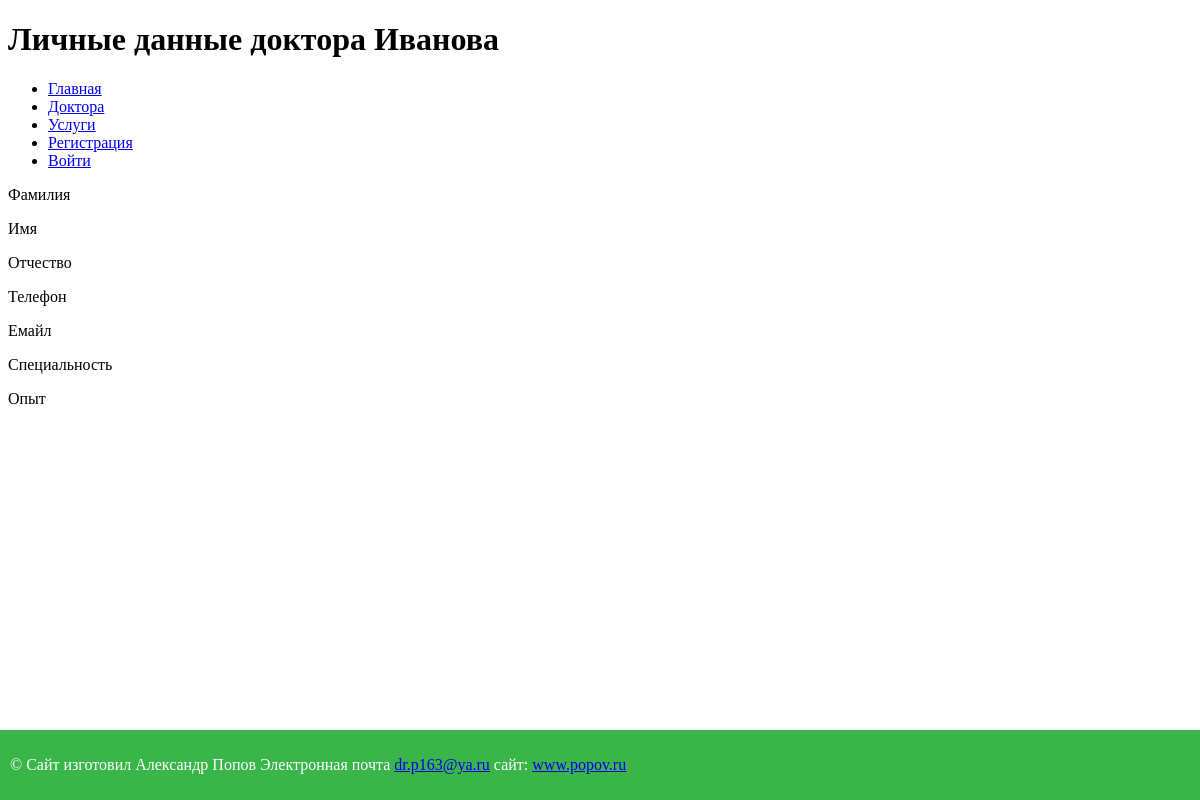
The page /doctors/5 on the database as committed earlier.
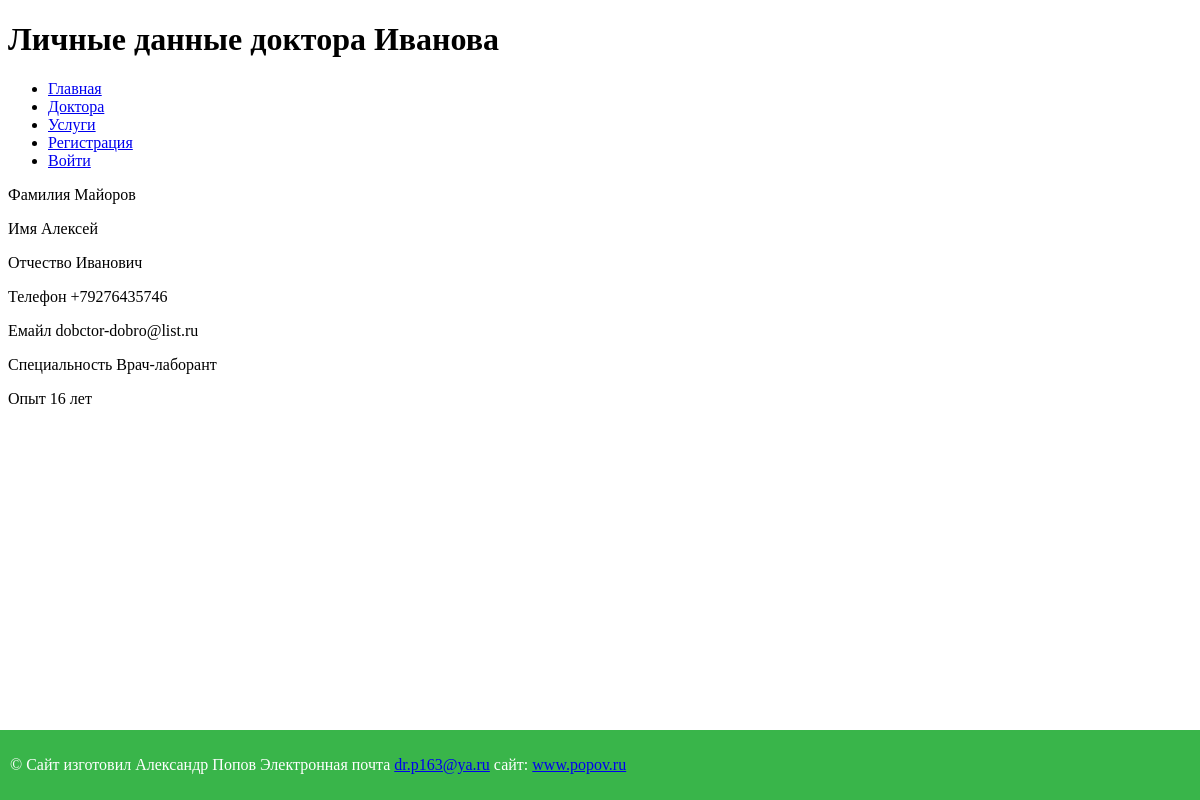
The same page on the database as committed later.
### src/models.py (models this page shows, shortened)
class Doctor(db.Model):
    __tablename__ = "doctor"
    id = Column(Integer(), primary_key=True)
    age = Column(Integer())
    second_name = Column(String(50))  # фамилия
    first_name = Column(String(50), nullable=False)  # имя
    last_name = Column(String(50))  # отчество
    telephone = Column(String(20), nullable=False)  # телефон
    email = Column(String(50), nullable=False, unique=True)  # мыло
    profile = Column(String(50), nullable=False)  # профиль
    experience = Column(String(10))  # опыт работы
    created_at = Column(DateTime, server_default=func.now())  # дата создания
    updated_at = Column(DateTime, server_onupdate=func.now())  # дата обновления

### src/view.py (the view)
@app.route('/doctors/<int:doctor_id>')
def one_doctor(doctor_id):
    doctor = Doctor.query.get(doctor_id)
    return render_template('one_doctor.html', doctor=doctor)

### templates/one_doctor.html (shortened to what this page needs)
{% extends "base.html" %}
{% block h1_title %} Личные данные доктора Иванова {% endblock %}
{% block content %}
{{ super() }}
<p><p>Фамилия {{ doctor.second_name }}</p>
<p>Имя {{ doctor.first_name }}</p> <p>Отчество {{ doctor.last_name }}</p>
<p> Телефон {{ doctor.telephone  }}</p> <p>Емайл {{ doctor.email }} </p>
<p>Специальность {{doctor.profile }}</p><p> Опыт {{ doctor.experience }}</p>
</p>
{% endblock %}

### templates/base.html (shortened to what this page needs)
<!DOCTYPE html>
<html lang="en">
<head>
</head>
<body>
<h1>{% block h1_title %} "MedSite" {% endblock %}</h1>
{% block content %}
{% include "include/main_menu.html" %}
{% include "include/footer_main.html" %}
{% endblock %}
</body>
</html>

### templates/include/main_menu.html
<ul>
    <li>
        <a href='{{ url_for("index") }}'>Главная</a>
    </li>
    <li>
        <a href='{{ url_for("doctors") }}'>Доктора</a>
    </li>
    <li>
        <a href='{{ url_for("service") }}'>Услуги</a>
    </li>
    <li>
        <a href='{{ url_for("registration") }}'>Регистрация</a>
    </li>
    <li>
        <a href='{{ url_for("login") }}'>Войти</a>
    </li>
</ul>

### templates/include/footer_main.html (shortened to what this page needs)
<!DOCTYPE html>
<html lang="en">
<head>
</head>
<body>
    <div id="footer">
   <p>&copy; Сайт  изготовил  Александр  Попов
    Электронная  почта  <a href="#">dr.p163@ya.ru<a/>   сайт:   <a href="#">www.popov.ru<a/> </p>
  </div>
</body>
</html>

### templates/include/footer_main.html (style rules this page uses)
#footer { position: fixed; left: 0; bottom: 0; padding: 10px; background: #39b54a; color: #fff; width: 100%; }

Rows that differ between the two databases and show on the page:
added Doctor: second_name "Майоров", first_name "Алексей", last_name "Иванович", telephone "+79276435746", email "dobctor-dobro@list.ru", profile "Врач-лаборант", experience "16 лет"
